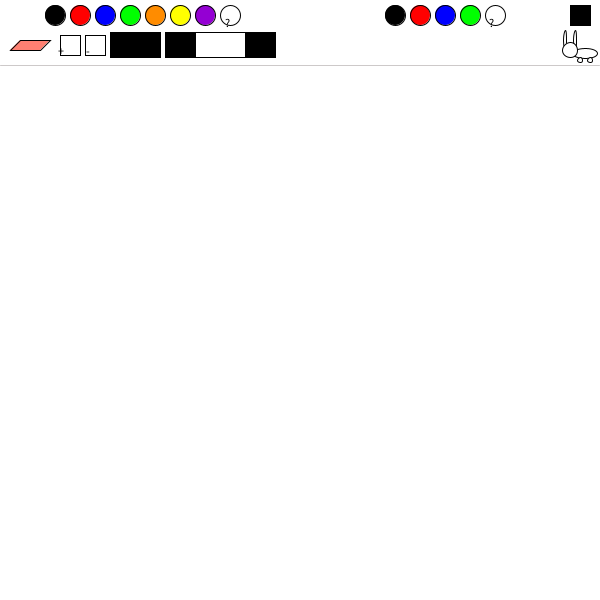
Frame 1 (no input)
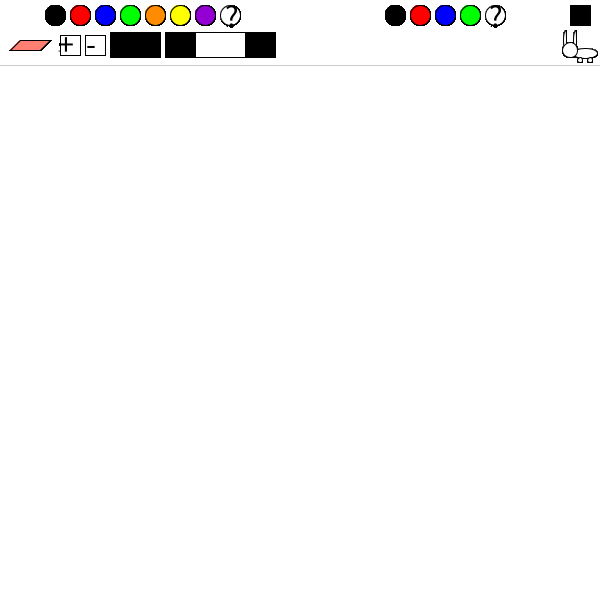
Frame 60 (the mouse pressed at the canvas centre just before this capture)
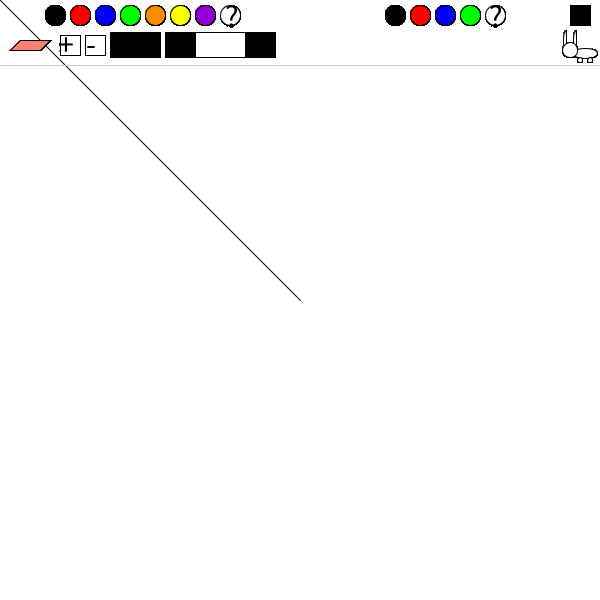
Frame 120 (the mouse held since frame 60 and released just before this capture)

The Processing sketch that drew these frames (run headless with seeded random() and noise(); from frame 60 on, the mouse is pressed at the canvas centre):

// Processing sketch: processing_64275
// ── processing_64275.pde

int oldMouseX, oldMouseY;
color pen1, pen2;
int myPenWeight;
PFont bobsfont;
int bunny, bunnyY;
color c1, c2;
int aState;
int x1, y1;
int vX, vY;
int f1;
int mX, mY;
 
void setup() {
  size(600, 600);
  smooth();
  oldMouseX = 0;
  oldMouseY = 0;
  pen2 = color(0, 0, 0);
  c1 = color(255, 255, 255);
  c2 = color(0, 0, 0);
  background(c1);
  myPenWeight = 1;
  bunny = 300;
  bunnyY = 40;
  aState = 0;
  x1 = 20;
  y1 = 80;
  vX = 5;
  vY = 1;
  f1 = int(random(255));
  mX = 20;
  mY = 80;
}
 
void draw() {
  fill(c2);

  //text("Pen", 0, 20);
  strokeWeight(myPenWeight);
  stroke(pen2);
  if (mousePressed && mouseY > 66) {
    if (oldMouseX != mouseX || oldMouseY != mouseY) {
      line(mouseX, mouseY, oldMouseX, oldMouseY);
    }
  }
  oldMouseX = mouseX;
  oldMouseY = mouseY;
    
    //red button
    strokeWeight(1);
    stroke(0);
    fill(255, 0, 0);
    ellipse(80, 15, 20, 20);
    //black button
    fill(0);
    ellipse(55, 15, 20, 20);
    //blue button
    fill (0, 0, 255);
    ellipse (105, 15, 20, 20);
    //green button
    fill(0, 255, 0);
    ellipse(130, 15, 20, 20);
    //orange button
    fill(255, 140, 0);
    ellipse(155, 15, 20, 20);
    //yellow button
    fill (255, 255, 0);
    ellipse(180, 15, 20, 20);
    //purple button
    fill(148, 0, 211);
    ellipse(205, 15, 20, 20);
    //random button
    fill(255);
    ellipse(230, 15, 20, 20);
    fill(0);
    text("?", 225, 27);
    //current color rect
    fill(pen2);
    rect(570, 5, 20, 20);
    if (mousePressed && dist(55, 15, mouseX, mouseY) < 10) {
      pen2 = color(0, 0, 0);
    }
    else if (mousePressed && dist(mouseX, mouseY, 80, 15) < 10) {
      pen2 = color(255, 0, 0);
    }
    else if (mousePressed && dist(mouseX, mouseY, 105, 15) < 10) {
      pen2 = color(0, 0, 255);
    }
    else if (mousePressed && dist(mouseX, mouseY, 130, 15) < 10) {
      pen2 = color(0, 255, 0);
    }
    else if (mousePressed && dist(mouseX, mouseY, 155, 15) < 10) {
      pen2 = color(255, 140, 0);
    }
    else if (mousePressed && dist(mouseX, mouseY, 180, 15) < 10) {
      pen2 = color(255, 255, 0);
    }
    else if (mousePressed && dist(mouseX, mouseY, 205, 15) < 10) {
      pen2 = color(148, 0, 211);
    }
    else if (mousePressed && dist(mouseX, mouseY, 230, 15) < 10) {
      pen2 = color(random(255), random(255), random(255));
    }
    //clear screen
    fill(0);
    stroke(0);
    rect(110, 32, 50, 25);
    fill(255);
    //text("clear", 112, 53);
    if (mousePressed && mouseX > 110 && mouseX < 160 && mouseY > 32 && mouseY < 57) {
      background(255);
      myPenWeight = 1;
      pen2 = color(0, 0, 0);
      aState = 0;
      c2 = color(0, 0, 0);
    }
 
    //stroke weight buttons
    fill(255);
    strokeWeight(1);
    rect(60, 35, 20, 20);
    rect(85, 35, 20, 20);
    if (mousePressed && mouseX > 85 && mouseX < 105 && mouseY > 35 && mouseY < 55) {
      if (myPenWeight > 1) {
        myPenWeight --;
      }
    }
    fill(0);
    text("+", 58, 55);
    text("-", 86, 55);
    if (mousePressed && mouseX > 60 && mouseX < 80 && mouseY > 35 && mouseY < 55) {
      myPenWeight ++;
    }
 
    //eraser
    fill(255, 128, 114);
    strokeWeight(1);
    quad(20, 40, 50, 40, 40, 50, 10, 50);
    if (mousePressed && mouseX > 10 && mouseX < 50 && mouseY > 40 && mouseY < 50) {
      myPenWeight ++;
      pen2 = c1;
    }
    //bunny
    fill(255);
    ellipse(565, 40, 3, 20);
    ellipse(575, 40, 3, 20);
    ellipse(585, 53, 25, 10);
    ellipse(570, 50, 15, 15);
    ellipse(590, 60, 5, 5);
    ellipse(580, 60, 5, 5);
    if (mousePressed && mouseX > 565 && mouseX < 590 && mouseY > 35 && mouseY < 65) {
      fill(255);
      stroke(pen2);
      strokeWeight(1);
      bunny = int(random(600));
      bunnyY = int(random(173, 700));
      ellipse(bunny, bunnyY - 100, 3, 20);
      ellipse(bunny + 10, bunnyY - 100, 3, 20);
      ellipse(bunny + 20, bunnyY - 87, 25, 10);
      ellipse(bunny + 5, bunnyY - 90, 15, 15);
      ellipse(bunny + 25, bunnyY - 80, 5, 5);
      ellipse(bunny + 15, bunnyY - 80, 5, 5);
    }
    fill(c2);
    //text("Fondo", 255, 22);
    //red background
    if (button(420, 255, 0, 0)) {
      fill(c1);
      stroke(0);
      c1 = color(255, 0, 0);
      rect(0, 65, 100, 100);
      //c2 = color(0, 0, 0);
    }
    //blue background
    if (button(445, 0, 0, 255)) {
      fill(c1);
      stroke(0);
      c1 = color(0, 0, 255);
      rect(0, 65, 600, 600);
      //c2 = color(0, 0, 0);
    }
    //black background
    if (button(395, 0, 0, 0)) {
      fill(c1);
      stroke(0);
      c1 = color(0, 0, 0);
      rect(0, 65, 600, 600);
      //c2 = color(255, 255, 255);
    }
    //green background
    if (button(470, 0, 255, 0)) {
      fill(c1);
      stroke(0);
      c1 = color(0, 255, 0);
      rect(0, 65, 600, 600);
      //c2 = color(0, 0, 0);
    }
    //random background
    if (button(495, 255, 255, 255)) {
      fill(c1);
      stroke(0);
      c1 = color(random (255), random (255), random (255));
      rect(0, 65, 600, 600);
      //c2 = color(0, 0, 0);
    }
    fill(0, 0, 0);
    text("?", 489, 27);
    //auto draw button
    fill(255);
    stroke(0);
    rect (195, 32, 50, 25);
    fill(0);
   // text("auto", 198, 53);
    rect (165, 32, 30, 25);
    rect(245, 32, 30, 25);
    fill(255);
    textSize(32);
   // text("on", 168, 52);
   // text("off", 247, 52);
    x1+=vX;
    y1+=vY;
    if (mousePressed && mouseX > 165 && mouseX < 195 && mouseY > 32 && mouseY < 57) {
      aState = 1;
    }
    if (mousePressed && mouseX > 245 && mouseX < 275 && mouseY > 32 && mouseY < 57) {
      aState = 0;
    }
    if (aState == 1) {
      fill(pen2);
      stroke(pen2);
      ellipse(x1, y1, 10, 10);
    }
    if ( x1 > width - 5 || x1 < 5) {
      vX *=-1;
    }
    if ( y1 > height - 5 || y1 < 71) {
      vY *=-1;
    }
    stroke(205, 201, 201);
    line(0, 65, 599, 65);
  }
 
  boolean button(int buttX, int buttR, int buttG, int buttB) {
    fill(buttR, buttG, buttB);
    strokeWeight(1);
    stroke(0);
    ellipse(buttX, 15, 20, 20);
    boolean hit = false;
    if (mousePressed && dist(buttX, 15, mouseX, mouseY) < 10) hit = true;
    return (hit);
  }
